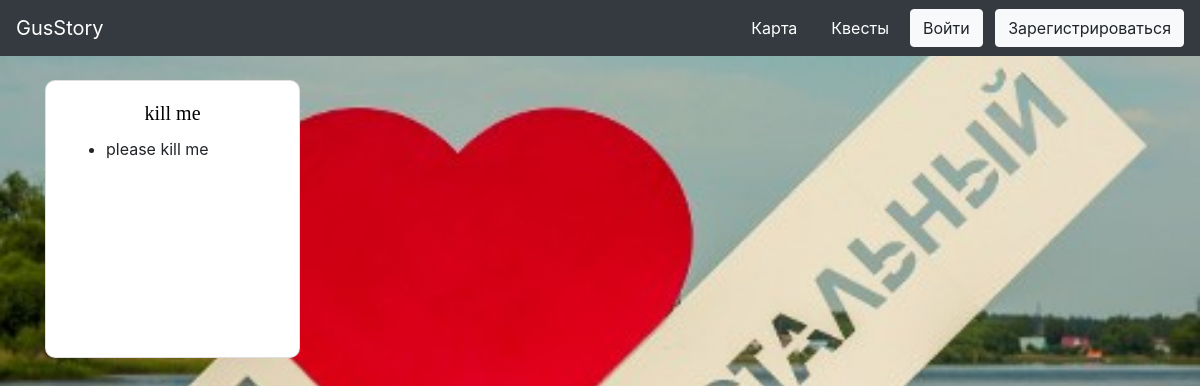
The app's page /quests, older data.
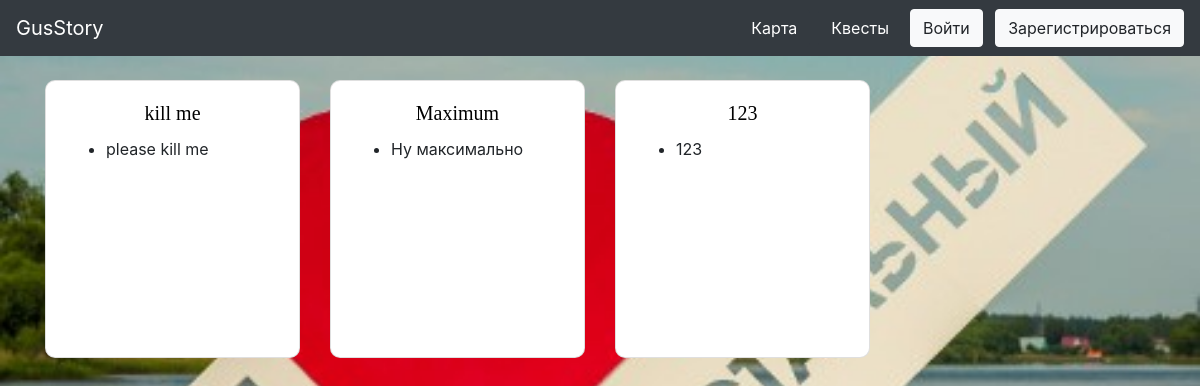
The same page, newer data.
### data/quests.py (models this page shows)
class Quests(SqlAlchemyBase, SerializerMixin, UserMixin):
    __tablename__ = 'quests'
    id = sqlalchemy.Column(sqlalchemy.Integer, primary_key=True, autoincrement=True)
    name = sqlalchemy.Column(sqlalchemy.String, nullable=True)
    points = sqlalchemy.Column(sqlalchemy.TEXT, nullable=True)
    questions = sqlalchemy.Column(sqlalchemy.TEXT, default="")
    ansver = sqlalchemy.Column(sqlalchemy.TEXT, default="")

### main.py (the view)
@app.route('/quests')
def gus_quests():
    sessions = db_session.create_session()
    quest = sessions.query(quests.Quests)
    return render_template("quests.html", quests=quest)

### data/db_session.py (called while the page is built)
def create_session() -> Session:
    global __factory
    return __factory()

### templates/quests.html (shortened to what this page needs)
{% extends "base.html" %}
{% block content %}
<div class="container; mt-4">
    <div class="row">
        {% for quest in quests %}
        <div class="col-xl-3 col-lg-4 col-sm-6 col-xs-12">
            <div class="card mb-4" style="width: 100%; border-radius: 10px;">
                <div class="card-body">
                    <h5 class="card-title" align="center">{{quest.name}}</h5>
                    <div style="height: 200px;">
                        <ul>
                            {% for point in quest.points.split('\n')%}
                            <li>{{point}}</li>
                            {% endfor %}
                        </ul>
                    </div>
                </div>
            </div>
        </div>
        {% endfor %}
    </div>
</div>
{% endblock %}

### templates/base.html (shortened to what this page needs)
<!DOCTYPE html>
<html lang="ru">
<head>
    <link rel="stylesheet" type="text/css" href="../static/css/style.css"/>
    <link rel="stylesheet"
          href="https://cdn.jsdelivr.net/npm/bootstrap@4.5.3/dist/css/bootstrap.min.css"
>
</head>
<body style="background: center url(../static/img/fon1.jpg) fixed; background-size: cover;">
<div>
    <nav class="navbar navbar-expand-lg sticky-top navbar-dark bg-dark">
        <a class="navbar-brand" href="/"> GusStory </a>
        <div class="collapse navbar-collapse" id="navbarSupportedContent">
            <a class="btn btn-dark mr-2" href="/maps"> Карта </a>
            <a class="btn btn-dark mr-2" href="/quests"> Квесты </a>
            {% if not current_user.is_authenticated %}
            <div>
                <a class="btn btn-light mr-2" href="/login"> Войти </a>
                <a class="btn btn-light" href="/register"> Зарегистрироваться </a>
            </div>
            {% else %}
            <a class="btn btn-light" href="/profile"> Личный кабинет </a>
            {% endif %}
        </div>
    </nav>
    <div class="content container">
        {% block content %}
        {% endblock %}
    </div>
</div>
</body>
</html>

### static/css/style.css (style rules this page uses)
.content { flex: 1 0 auto; }
h5 { color: #000; font-family: ‘Times New Roman’, serif; font-size: 20px; font-weight: normal; line-height: 48px; margin: 0; }

Row changes from the older to the newer data that the page shows:
added Quests: name "Maximum", points "Ну максимально"
added Quests: name "123", points "123"
